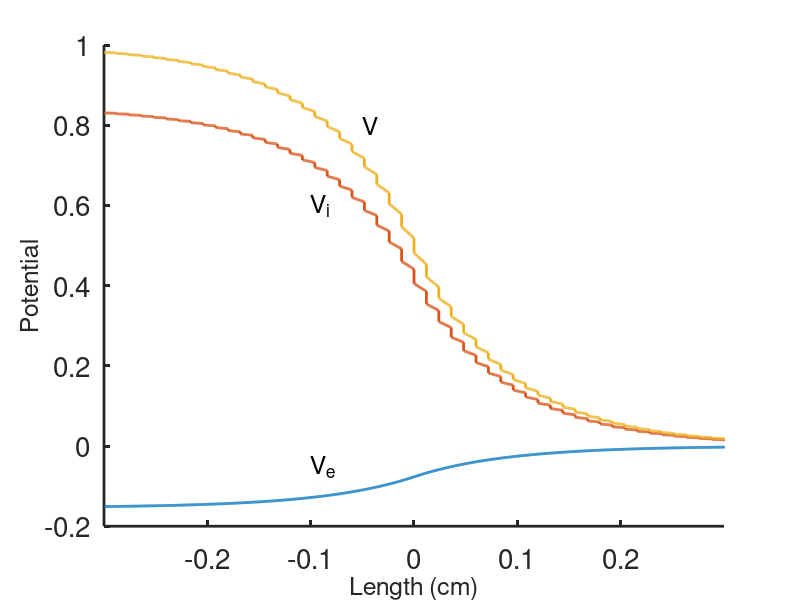

MATLAB code to generate this figure:
%this  file calculates the potentials in a passive cardiac cable.

%The sawtooth potential
clear all
close all
clc
set(0,                           ...
   'defaultaxesfontsize', 20,   ...
   'defaultaxeslinewidth', 1.5, ...
   'defaultlinelinewidth', 2.0)

L = 0.012;
qi = 5.47e-3;
qe = 0.5 *qi;
Q = qi+qe;
sQ = sqrt(Q);
lambda = sQ/L;
lambda_g = 0.09;
mu = exp(-L/lambda_g)
m=mu;
ratc=qi/Q; 
E = exp(sQ);
LAM = 2*(mu-E)*(mu-1/E)/(mu*(E-1/E));

A=-E/(E^2*LAM + 2*E^2 - 4*E*m - LAM + 2)
 
B=A;
C= -(2*E^2*LAM*m^2 + 2*E^2*m^2*ratc - 2*E^2*LAM*m + 2*E^2*m^2 - 4*E*m^3 ...
    - 4*E*m^2*ratc - 4*E^2*m - 2*E^2*ratc + 8*E*m^2 - 2*LAM*m^2 ...
    + 2*m^2*ratc + 2*E^2 - 4*E*m + 4*E*ratc + 2*LAM*m + 2*m^2 - 4*m - 2*ratc + 2) ...
    /((E^2*LAM + 2*E^2 - 4*E*m - LAM + 2)*(m^2 - 2*m + 1))
 


x = [0:.05:1]*L;
% for positive n
phi = (mu-1/E)*exp(lambda*x) + (mu - E)*exp(-lambda*x);

Pk = 2*qe/Q*(mu-1/E)*(mu-E)/(mu-1);
phi_i = phi*qi/Q+Pk;
phi_e = -phi*qe/Q + Pk;

% for negative n

phin = (1/mu-1/E)*exp(lambda*x) + (1/mu - E)*exp(-lambda*x);

Pkn = 2*qe/Q*(1/mu-1/E)*(1/mu-E)/(1/mu-1);
phi_in =  (phin*qi/Q+Pkn);
phi_en = -phin*qe/Q + Pkn;

Vi = [];
Ve = [];
y = [];

 
for j =  -25:-1
Vi = [Vi,B*mu^(-j)*phi_in+1+C];
 Ve=[Ve,B*mu^(-j)*phi_en+C];
y=[y,j*L+x];
end



for j = 0:25
    Vi = [Vi,A*mu^j*phi_i];
    Ve = [Ve,A*mu^j*phi_e];
    y = [y,j*L+x];
end

figure(1)
plot(y,Ve,y,Vi,y,Vi-Ve,'linewidth',2);

xlabel('Length (cm)', 'fontsize',18)
ylabel('Potential', 'fontsize',18)
text(-.1,-0.05,'V_e','fontsize',18)
text(-.1,0.6,'V_i','fontsize',18)
text(-0.05,0.8,'V','fontsize',18)
 axis([-0.3 0.3 -0.2 1])
set(gca,'linewidth',2.0)
box off
test=[y' Vi' Ve'];
save('test.dat','-ascii','test')

 
